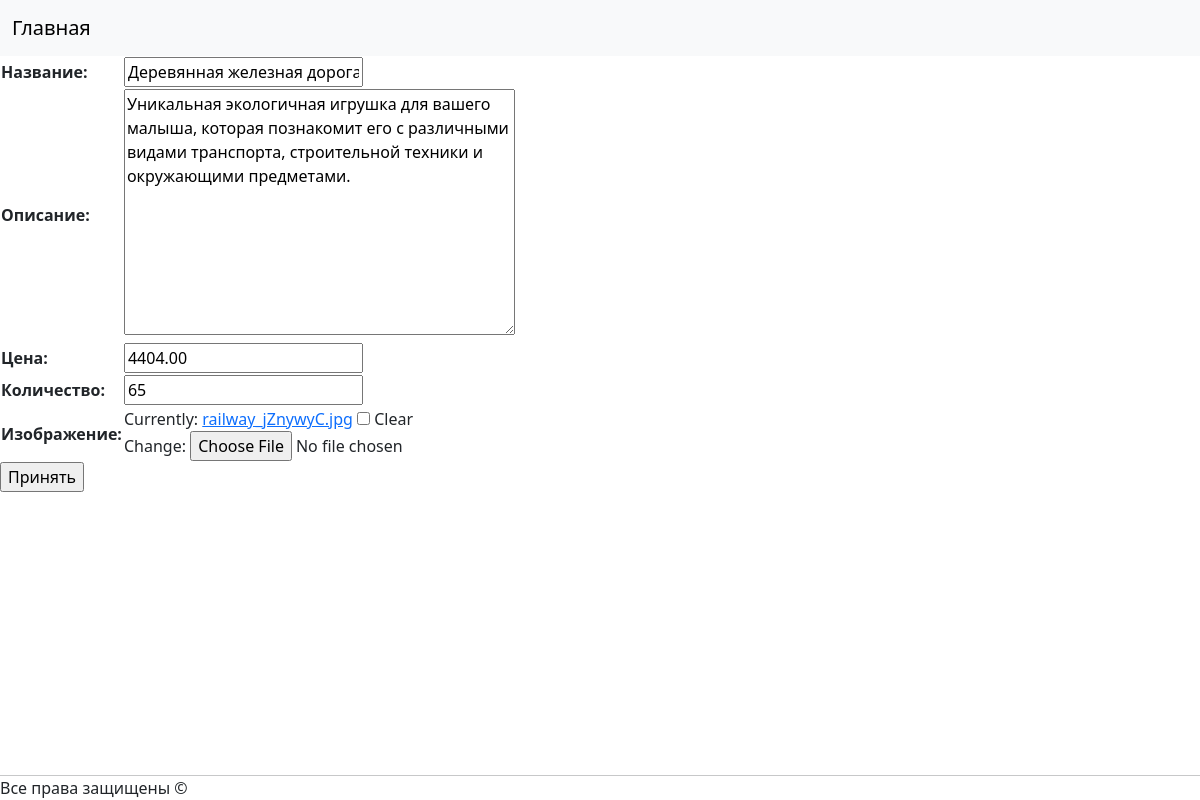
The app's page /change_product/1/ with its own data.
### app/models.py (models this page shows)
class Product(models.Model):
    name = models.CharField(max_length=100)
    description = models.TextField()
    price = models.DecimalField(max_digits=10, decimal_places=2)
    amount = models.IntegerField()
    image = models.ImageField(null=True)
    added_at = models.DateField(auto_now=True)

### app/views.py (the view)
# urls.py: path('change_product/<int:product_id>/', views.change_product, name='change_product'),
def change_product(request, product_id):
    product = models.Product.objects.filter(pk=product_id).first()
    form = forms.ProductForm(request.POST, request.FILES)
    if request.method == 'POST' and form.is_valid():
        image = form.cleaned_data['image']
        if isinstance(image, bool):
            image = None
        if image is not None:
            fs = FileSystemStorage()
            fs.save(image.name, image)
        product.name = form.cleaned_data['name']
        product.description = form.cleaned_data['description']
        product.price = form.cleaned_data['price']
        product.amount = form.cleaned_data['amount']
        product.image = image
        product.save()
        return redirect('all_products')
    else:
        form = forms.ProductForm(initial={'name': product.name, 'description': product.description,
                                          'price': product.price, 'amount': product.amount, 'image': product.image})
    return render(request, 'app/change_product.html', {'form': form})

### app/forms.py
class ProductForm(forms.Form):
    name = forms.CharField(label='Название', max_length=100)
    description = forms.CharField(label='Описание', widget=forms.Textarea)
    price = forms.DecimalField(label='Цена', max_digits=10, decimal_places=2)
    amount = forms.IntegerField(label='Количество')
    image = forms.ImageField(label='Изображение', required=False)

### app/templates/app/change_product.html (shortened to what this page needs)
{% extends 'app/base.html' %}
{% block content %}
<form method="post" enctype="multipart/form-data">
    <table>{{ form.as_table }}</table>
    <input type="submit" value="Принять">
</form>
{% endblock %}

### records on screen
Product: name "Деревянная железная дорога", description "Уникальная экологичная игрушка для вашего малыша, которая познакомит его с различными видами транспорта, строительной техники и окружающими предметами.", price "4404.00", amount "65"
